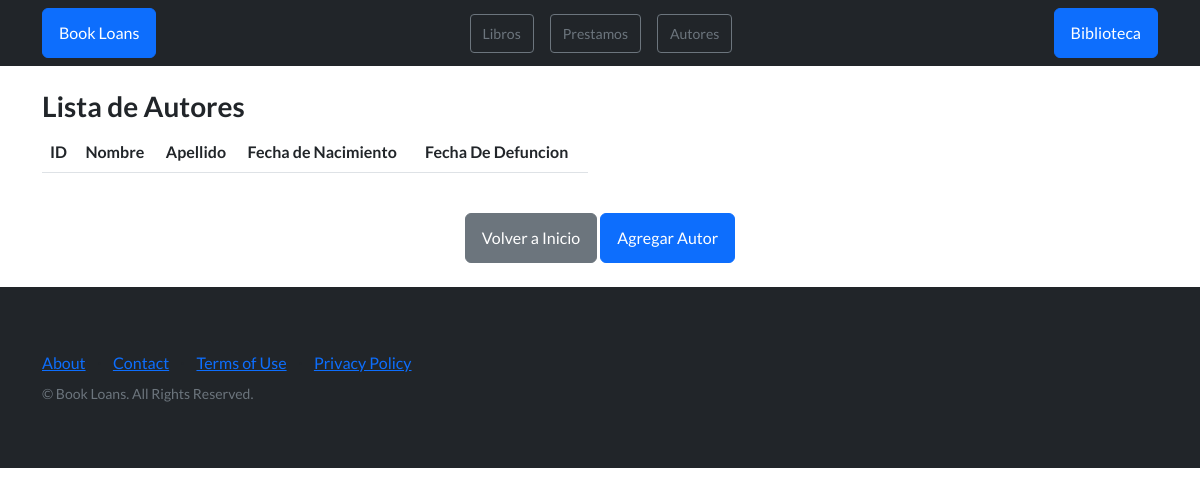
Page /book_loans/lista_autores/ on the earlier database version.
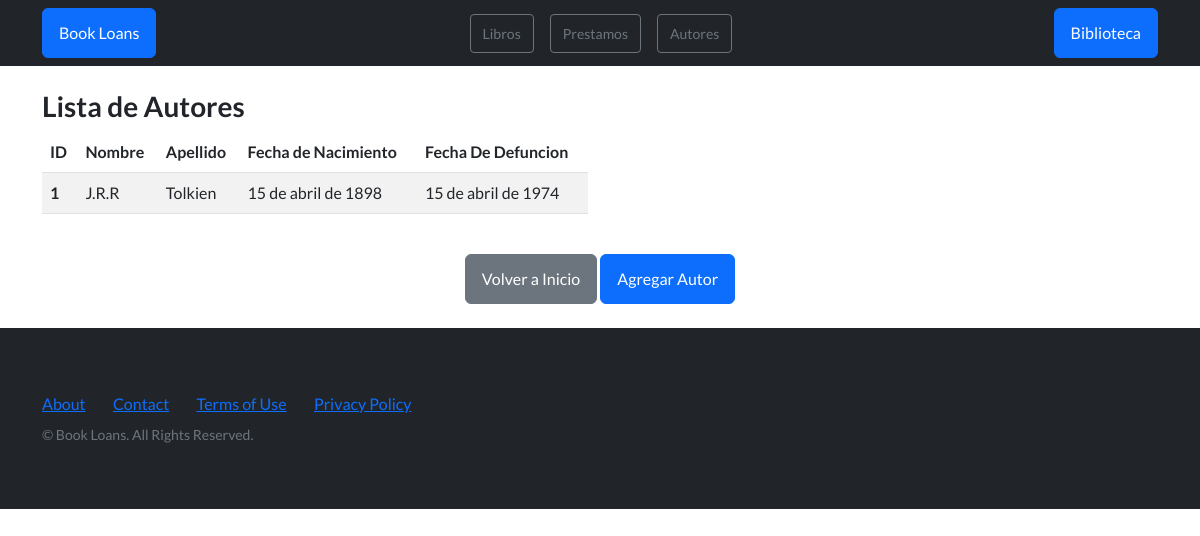
Same page on the later database version.
### book_loans/models.py (models this page shows, shortened)
class Autor(models.Model):
    nombre = models.CharField(max_length=50)
    apellido = models.CharField(max_length=50, blank=True)
    fecha_nacimiento = models.DateField()
    fecha_defuncion = models.DateField(null=True, blank=True)
    nacionalidad = models.CharField(max_length=50)

### book_loans/views.py (the view)
# urls.py: path('lista_autores/', lista_autores, name='lista_autores'),
def lista_autores(req: HttpRequest):
    autores = Autor.objects.all()
    return render(req, 'lista_de_autores.html', {'autores': autores})

### book_loans/templates/lista_de_autores.html
{% extends "base.html" %} {% block contenidoDinamico %}
<div class="container-md">
  <div class="row align-items-start">
    <div class="col-6">
      <h3 class="h3 mt-4">Lista de Autores</h3>
      <table class="table table-striped">
        <thead>
          <tr>
            <th scope="col">ID</th>
            <th scope="col">Nombre</th>
            <th scope="col">Apellido</th>
            <th scope="col">Fecha de Nacimiento</th>
            <th scope="col">Fecha De Defuncion</th>
          </tr>
        </thead>
        <tbody>
          {% for autor in autores %}
          <tr>
            <th scope="row">{{autor.id}}</th>
            <td>{{autor.nombre}}</td>
            <td>{{autor.apellido}}</td>
            <td>{{autor.fecha_nacimiento}}</td>
            <td>{{autor.fecha_defuncion}}</td>
          </tr>
          {% endfor %}
        </tbody>
      </table>
    </div>
  </div>
  <div class="align-content-center text-center">
    <a class="btn btn-secondary mb-4 mt-4" href="../">Volver a Inicio</a>
    <a class="btn btn-primary mb-4 mt-4" href="{% url 'nuevo_autor' %}"
      >Agregar Autor</a
    >
  </div>
</div>
{% endblock contenidoDinamico %}

Differences in the rows shown:
added Autor: id "1", nombre "J.R.R", apellido "Tolkien", fecha_nacimiento "15 de abril de 1898", fecha_defuncion "15 de abril de 1974"
